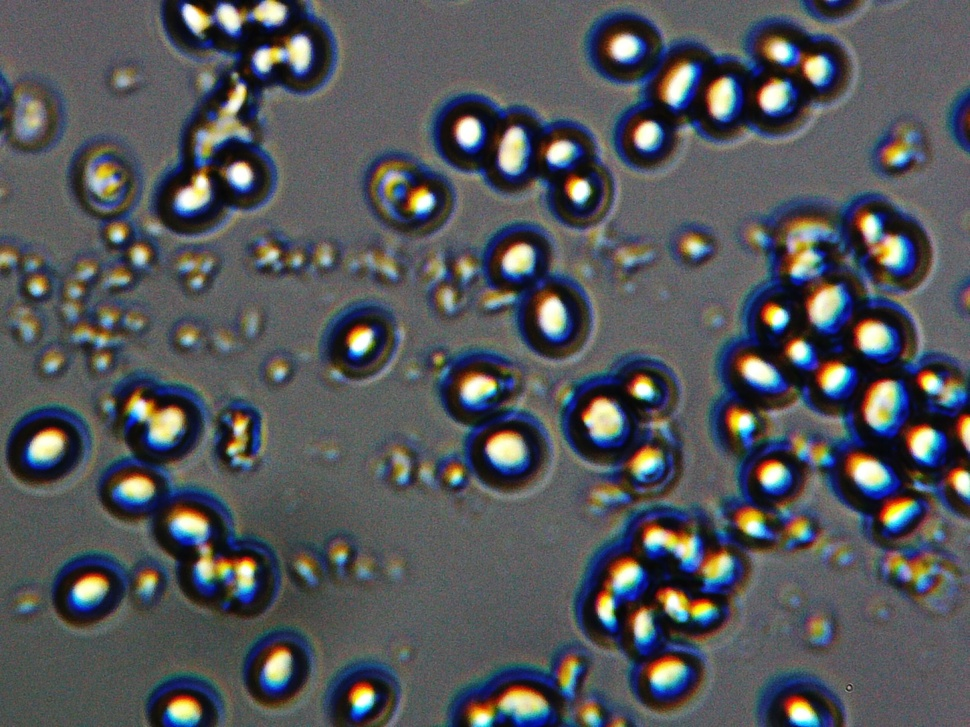
#> input picture Photos/PICT0010.jpeg, 970 x 727 px, shrunk from 2560 x 1920 before the run
$ python basic.py
#> lines starting #> are read from the running program, lines starting #| are printed output that depends on the picture
import cv2 as cv
img = cv.imread('Photos/PICT0010.jpeg')
#> img is the input picture: shape (727, 970, 3); mean B, G, R 89.9, 86, 83.9

cv.imshow('PICT0010', img)

# Converting to grayscale

gray = cv.cvtColor(img, cv.COLOR_BGR2GRAY)
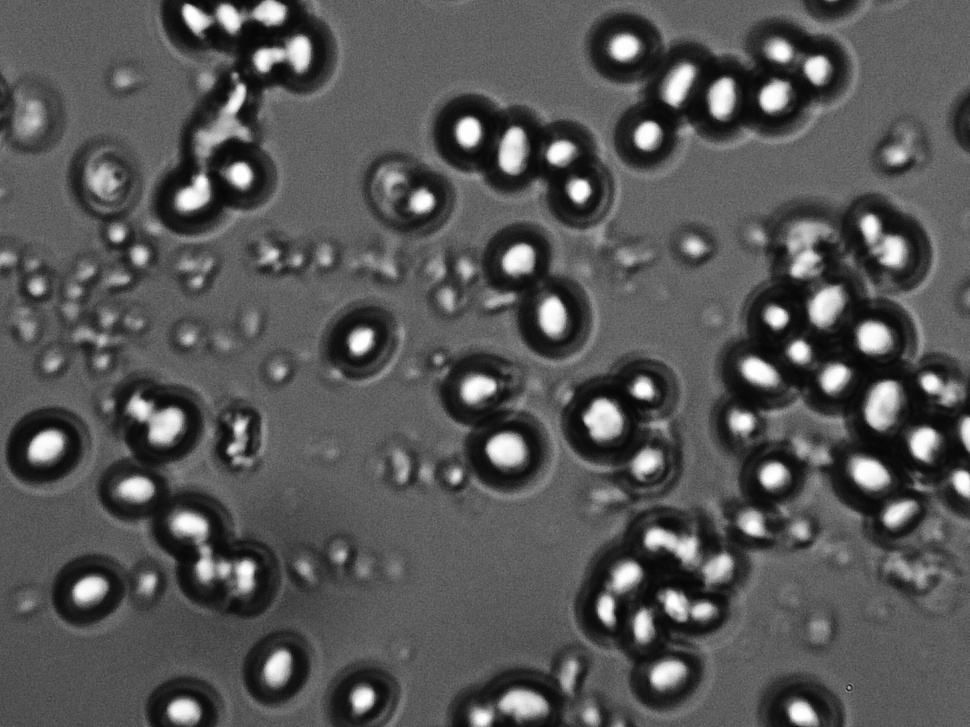
#> gray: shape (727, 970); min 6, max 255, mean 85.8
cv.imshow('Gray', gray)

# Blur
blur = cv.GaussianBlur(img, (7, 7), cv.BORDER_DEFAULT)
cv.imshow('Blur', blur)

inverted = cv.bitwise_not(img)
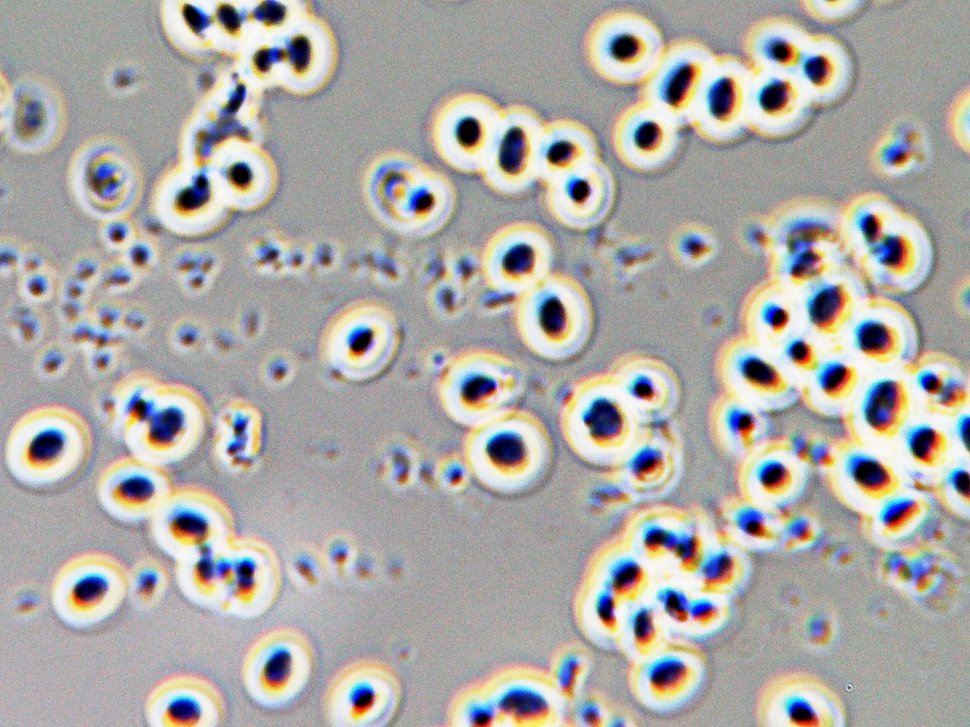
#> inverted: shape (727, 970, 3); mean B, G, R 165.1, 169, 171.1
cv.imshow('Inverted', inverted)

cv.waitKey(0)
cv.destroyAllWindows()

$ run again, with Photos/PICT0001.jpeg copied over Photos/PICT0010.jpeg
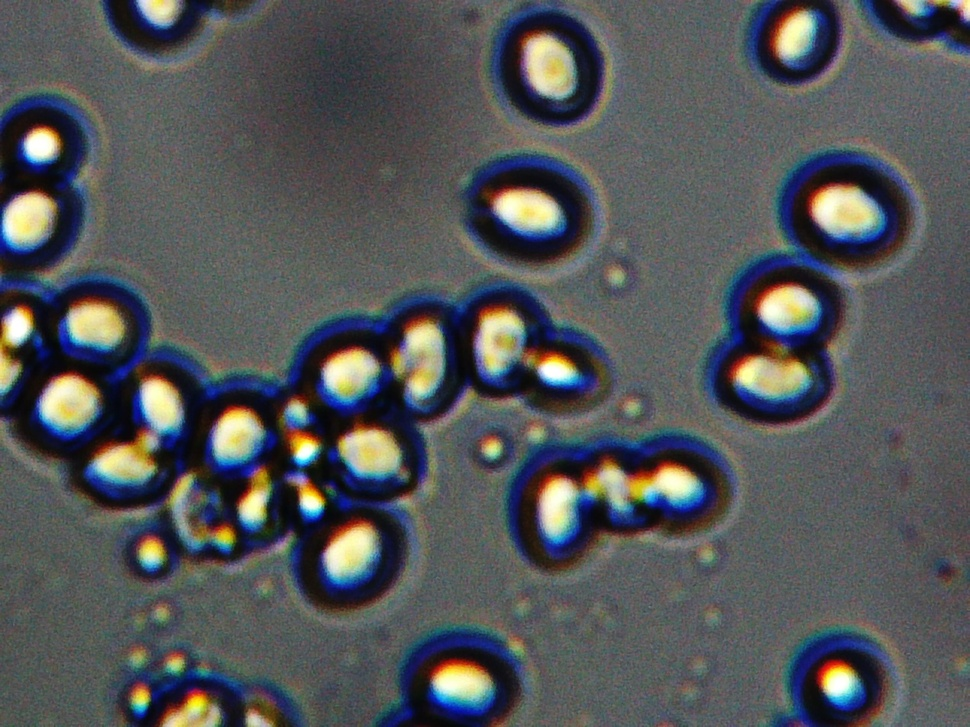
#> input picture Photos/PICT0001.jpeg, 970 x 727 px, shrunk from 2560 x 1920 before the run
#> img is the input picture: shape (727, 970, 3); mean B, G, R 88.3, 86.1, 83.7
#> `gray = cv.cvtColor(img, cv.COLOR_BGR2GRAY)`:
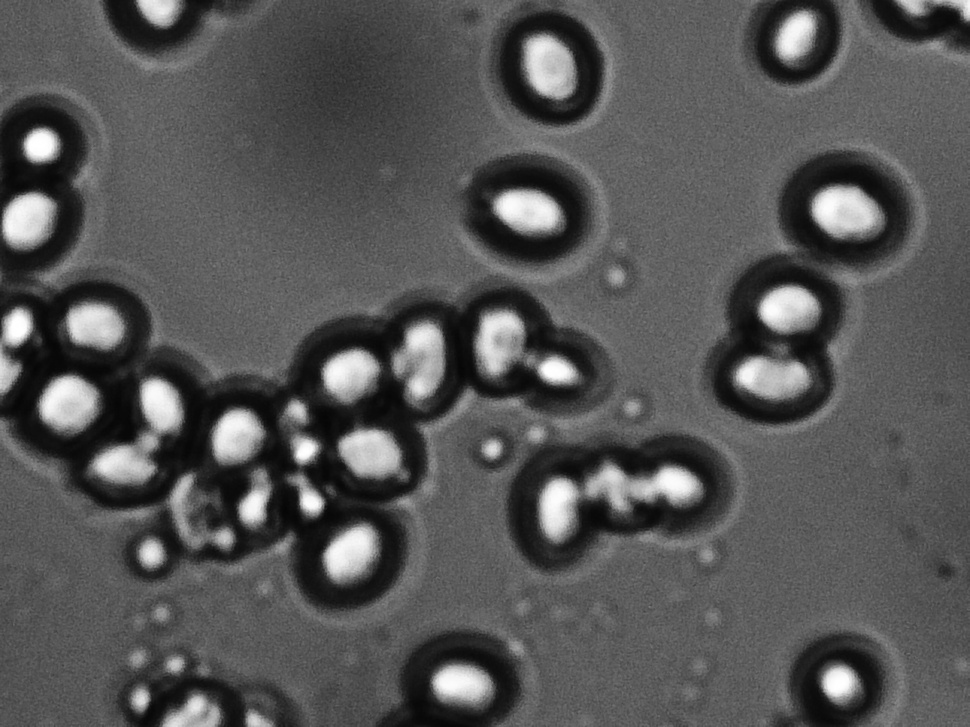
#> gray: shape (727, 970); min 5, max 255, mean 85.6
#> `inverted = cv.bitwise_not(img)`:
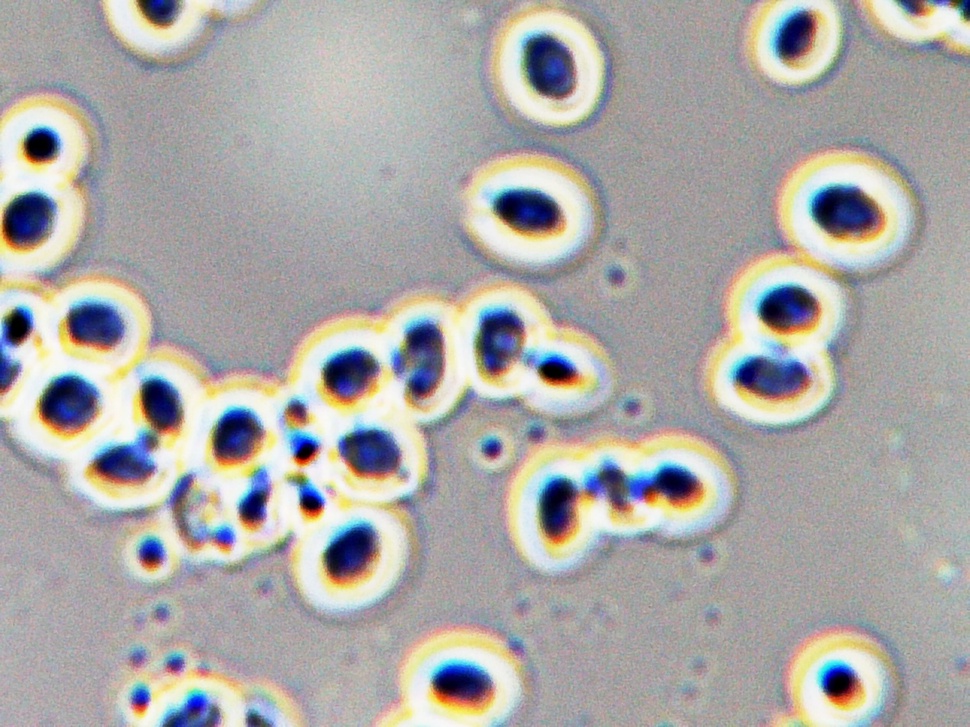
#> inverted: shape (727, 970, 3); mean B, G, R 166.7, 168.9, 171.3
